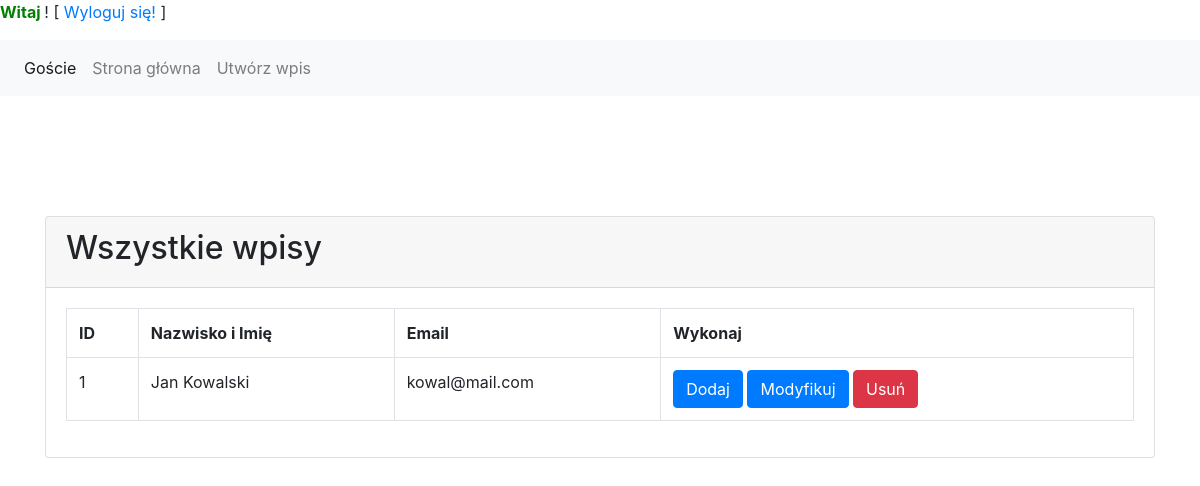
The page /z1/index2.php on the database its author committed.
### tables this page shows
CREATE TABLE IF NOT EXISTS `people` (
  `id` int(11) NOT NULL AUTO_INCREMENT,
  `name` varchar(30) NOT NULL,
  `email` varchar(30) NOT NULL,
  PRIMARY KEY (`id`)
);

### z1/index2.php (the view, shortened to what this page needs)
<?php
require 'db.php';
$sql = 'SELECT * FROM people';
$statement = $connection->prepare($sql);
$statement->execute();
$people = $statement->fetchAll(PDO::FETCH_OBJ);
 ?>
	<?php require 'header.php'; ?>
		<div class="container">
			<div class="card mt-5">
				<div class="card-header">
					<h2>Wszystkie wpisy</h2>
				</div>
				<div class="card-body">
					<table class="table table-bordered">
						<tr>
							<th>ID</th>
							<th>Nazwisko i Imię</th>
							<th>Email</th>
							<th>Wykonaj</th>
						</tr>
						<?php foreach($people as $person): ?>
							<tr>
								<td>
									<?= $person->id; ?>
								</td>
								<td>
									<?= $person->name; ?>
								</td>
								<td>
									<?= $person->email; ?>
								</td>
								<td>
									<a href="create.php?id=<?= $person->id ?>" class="btn btn-primary">Dodaj</a>
									<a href="edit.php?id=<?= $person->id ?>" class="btn btn-primary">Modyfikuj</a>
									<a onclick="return confirm('Are you sure you want to delete this entry?')" href="delete.php?id=<?= $person->id ?>" class='btn btn-danger'>Usuń</a>
								</td>
							</tr>
							<?php endforeach; ?>
					</table>
				</div>
			</div>
		</div>

### rows shown on the page
people: id "1", name "Jan Kowalski", email "kowal@mail.com"
